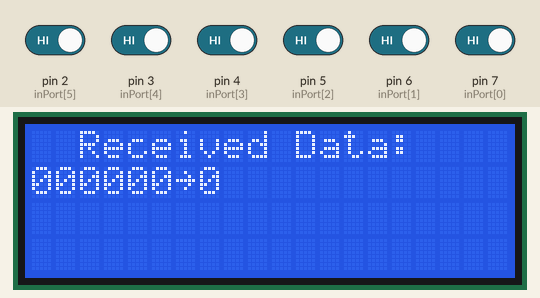
Recording of a sketch running on a simulated Arduino Uno, built with avr-gcc and run on an emulated ATmega328P. On the bench: 20×4 character LCD. The test bench sets the inputs (shaded band); at power-on: pin 2 (inPort[5]), pin 3 (inPort[4]), pin 4 (inPort[3]), pin 5 (inPort[2]), pin 6 (inPort[1]), pin 7 (inPort[0]) HIGH. What the sketch prints to the serial monitor is not drawn.

Above: at 1.2 s.
1.3 s: pin 2 (inPort[5]) driven LOW
At 1.6 s:
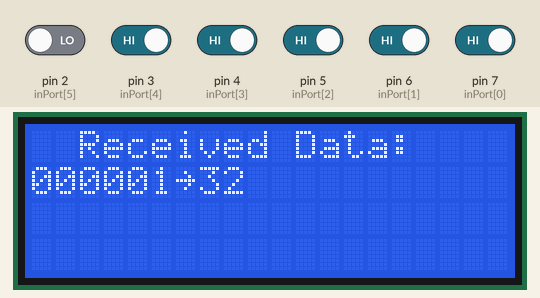
2.8 s: pin 3 (inPort[4]) driven LOW
At 4.0 s:
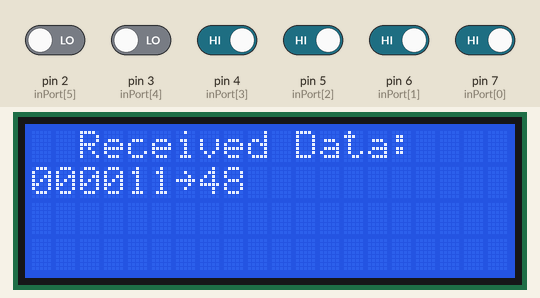
4.3 s: pin 4 (inPort[3]) driven LOW
At 5.5 s:
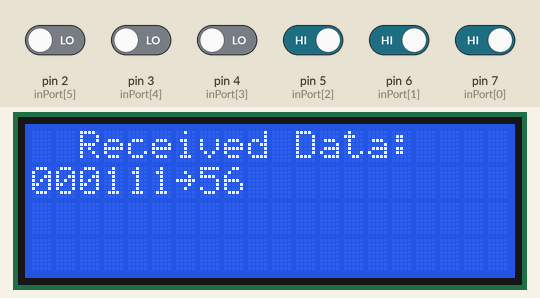
5.8 s: pin 5 (inPort[2]) driven LOW
At 7.0 s:
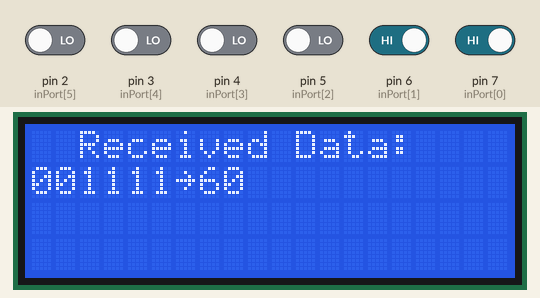
7.3 s: pin 6 (inPort[1]) driven LOW
At 8.5 s:
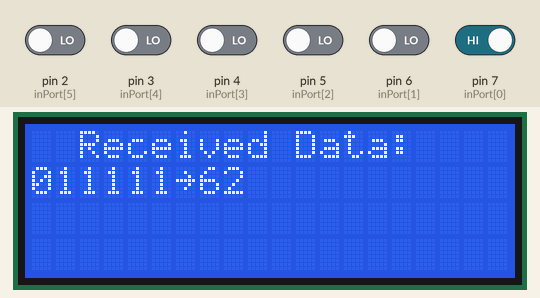
8.8 s: pin 7 (inPort[0]) driven LOW
At 9.9 s:
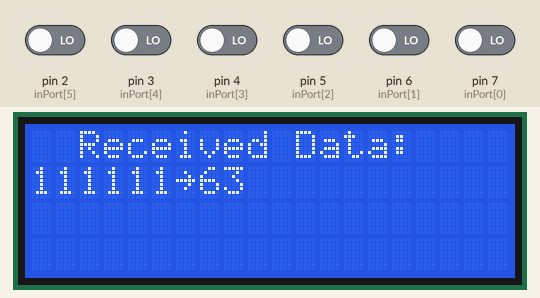
Timing chart, 0 to 11.3 s (numbered marks = the images above; inputs shaded):
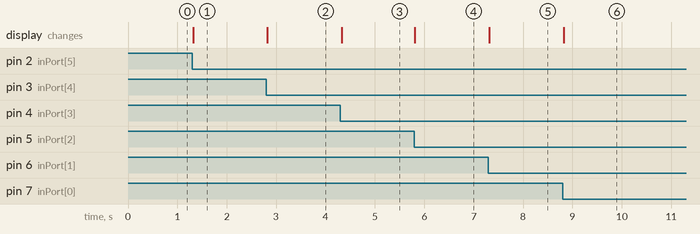

The sketch:

sensor_decoding.ino
```cpp
#include <Wire.h> // Library for I2C communication
#include <LiquidCrystal_I2C.h> // Library for LCD

// Wiring: SDA pin is connected to A4 and SCL pin to A5.
// Connect to LCD via I2C, default address 0x27 (A0-A2 not jumpered)
LiquidCrystal_I2C lcd = LiquidCrystal_I2C(0x27, 20, 4); // Change to (0x27,20,4) for 20x4 LCD.

byte inPort[] = {7,6,5,4,3,2};
const byte inPortLen = 6;

void setup() {
  // Initiate the LCD:
  lcd.init();
  lcd.backlight();
  lcd.setCursor(2, 0);
  lcd.print("Received Data:");

  for(byte i = 0; i < inPortLen; i++){pinMode(inPort[i],INPUT);}
  Serial.begin(9600);
}

void loop() {
  byte r = B00000000;
   lcd.setCursor(0, 1);
  for(byte i = 0; i < inPortLen; i++){byte t = !digitalRead(inPort[i]); lcd.print(t); r=r|((1&t)<<i);}
  Serial.write(r); lcd.print("~");lcd.print(r);
  delay(20);
}
```

Measured:
- after the input at 1.3 s, the display: changes at once (image 1)
- after the input at 2.8 s, the display: changes at once (image 2)
- after the input at 4.3 s, the display: changes at once (image 3)
- after the input at 5.8 s, the display: changes at once (image 4)
- after the input at 7.3 s, the display: changes at once (image 5)
- after the input at 8.8 s, the display: changes at once (image 6)
